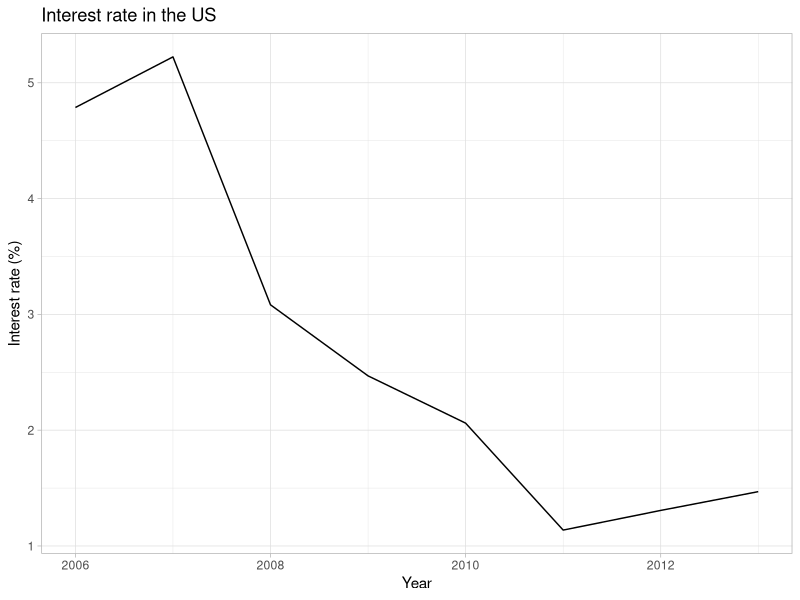
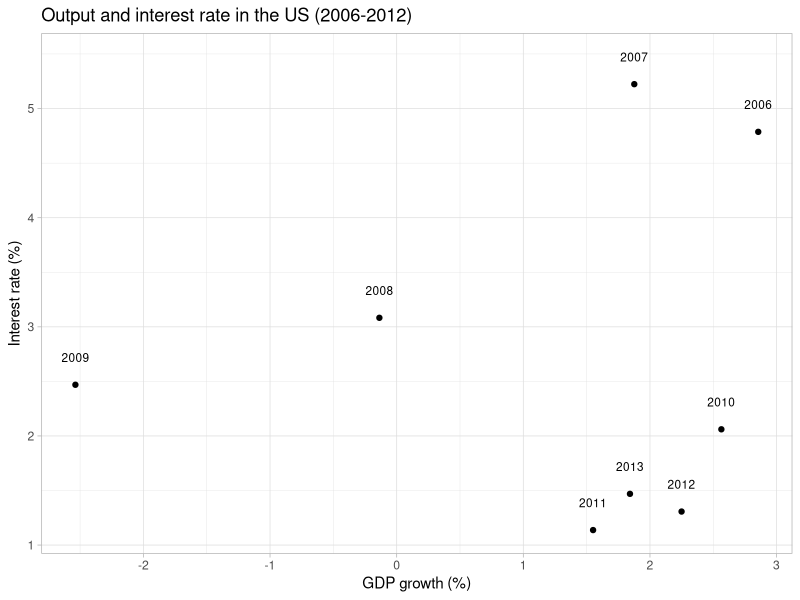
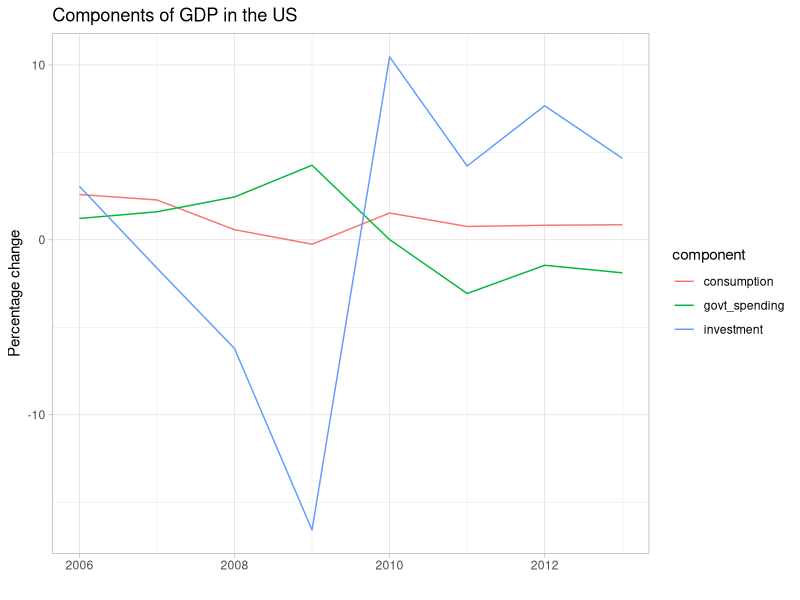

Generate these figures, in order, with R:
## ---- chunk 1
knitr::opts_chunk$set(echo = TRUE, message = FALSE, warning = FALSE, error = FALSE)
## ---- chunk 2
library(tidyverse) # load the package
## ---- chunk 3
data <- read_csv("ISLM_data.csv")
## ---- chunk 4
data_US <- data %>%
  filter(year >= 2006, year <= 2013, code == "USA")
## ---- chunk 5
data_US %>% 
  select(year, consumption, investment, govt_spending)
## ---- chunk 6
data_US %>% 
  select(year, consumption, investment, govt_spending) %>% 
  pivot_longer(cols = -year, names_to = "component", values_to = "value") # cols = -year -> use all columns except year
## ---- chunk 7
data_US %>% # feed the previously created data frame into the ggplot function call
  ggplot() + # create the ggplot "blank canvas"
  geom_line(aes(x = year, y = rate)) + # set the variables to be displayed on the x and y axes
  labs(title = "Interest rate in the US", # add a title to the plot
       x = "Year", # set the x axis label
       y = "Interest rate (%)") + # set the y axis label
  theme_light() # change the color scheme and layout of the plot to a different theme
## ---- chunk 8
data_US %>% 
  ggplot(aes(x = GDP, y = rate)) + # if the aesthetics are set in the main ggplot() function, they apply to all geoms
  geom_point() + # make a scatterplot
  geom_text(aes(label = year), nudge_y = 0.25, size = 3) + # add the years as labels next to each point
  labs(title = "Output and interest rate in the US (2006-2012)",
       x = "GDP growth (%)",
       y = "Interest rate (%)") +
  theme_light()
## ---- chunk 9
data_US %>% 
  select(year, consumption, investment, govt_spending) %>% 
  pivot_longer(cols = -year, names_to = "component", values_to = "value") %>%
  ggplot() +
  geom_line(aes(x = year, y = value, color = component)) +
  labs(title = "Components of GDP in the US",
       x = "",
       y = "Percentage change") +
  theme_light()
